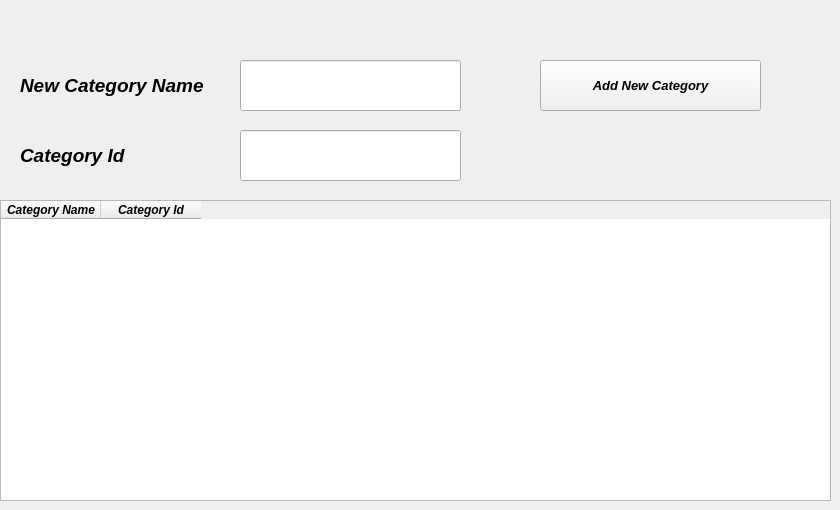
      <widget class="QWidget" name="tab">
       <attribute name="title">
        <string>Categories</string>
       </attribute>
       <widget class="QTableWidget" name="tableWidget_2">
        <property name="geometry">
         <rect>
          <x>0</x>
          <y>200</y>
          <width>831</width>
          <height>301</height>
         </rect>
        </property>
        <property name="font">
         <font>
          <pointsize>9</pointsize>
          <weight>75</weight>
          <italic>true</italic>
          <bold>true</bold>
         </font>
        </property>
        <column>
         <property name="text">
          <string>Category Name</string>
         </property>
        </column>
        <column>
         <property name="text">
          <string>Category Id</string>
         </property>
        </column>
       </widget>
       <widget class="QPushButton" name="pushButton_14">
        <property name="geometry">
         <rect>
          <x>540</x>
          <y>60</y>
          <width>221</width>
          <height>51</height>
         </rect>
        </property>
        <property name="font">
         <font>
          <family>Segoe UI</family>
          <pointsize>10</pointsize>
          <weight>75</weight>
          <italic>true</italic>
          <bold>true</bold>
         </font>
        </property>
        <property name="text">
         <string>Add New Category</string>
        </property>
       </widget>
       <widget class="QLineEdit" name="lineEdit_19">
        <property name="geometry">
         <rect>
          <x>240</x>
          <y>60</y>
          <width>221</width>
          <height>51</height>
         </rect>
        </property>
       </widget>
       <widget class="QLabel" name="label_26">
        <property name="geometry">
         <rect>
          <x>20</x>
          <y>60</y>
          <width>201</width>
          <height>51</height>
         </rect>
        </property>
        <property name="font">
         <font>
          <family>Segoe UI</family>
          <pointsize>14</pointsize>
          <weight>75</weight>
          <italic>true</italic>
          <bold>true</bold>
         </font>
        </property>
        <property name="text">
         <string>New Category Name</string>
        </property>
       </widget>
       <widget class="QLineEdit" name="lineEdit_31">
        <property name="geometry">
         <rect>
          <x>240</x>
          <y>130</y>
          <width>221</width>
          <height>51</height>
         </rect>
        </property>
       </widget>
       <widget class="QLabel" name="label_38">
        <property name="geometry">
         <rect>
          <x>20</x>
          <y>130</y>
          <width>201</width>
          <height>51</height>
         </rect>
        </property>
        <property name="font">
         <font>
          <family>Segoe UI</family>
          <pointsize>14</pointsize>
          <weight>75</weight>
          <italic>true</italic>
          <bold>true</bold>
         </font>
        </property>
        <property name="text">
         <string>Category Id</string>
        </property>
       </widget>
      </widget>
